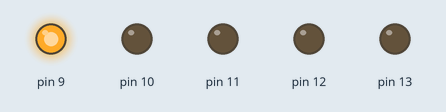
The sketch below on a simulated Arduino Uno, built with avr-gcc and run on an emulated ATmega328P. Shown: output pins drawn as LEDs (lit = HIGH).

Above: at 0.03 s.
At 0.71 s:
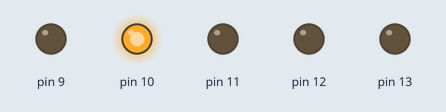
At 1.46 s:
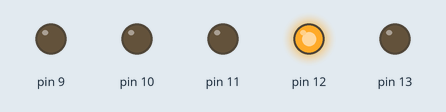
At 2.13 s:
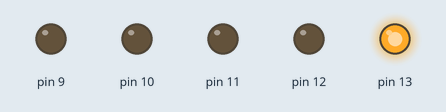
At 2.88 s:
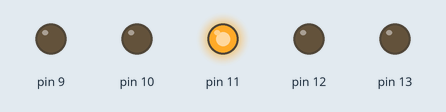
Timing chart, 0 to 3.2 s (numbered marks = the images above):
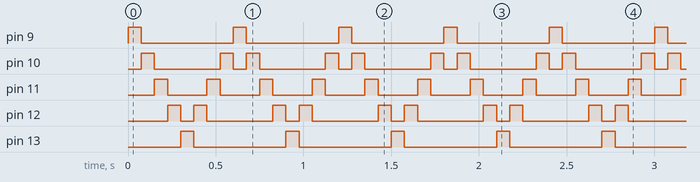

The sketch:

superMaquina_SETUP_com_la_o_for.ino
```cpp
/**
   Super máquina
   @author Denise F Saldanha Fogo
*/

void setup() {
  for(int i = 9; i <=13; i++){
  pinMode (i, OUTPUT);
}
}

void loop() {
  int efeito = 75;
  for (int i = 9; i <= 13; i++) {
    digitalWrite (i, HIGH);
    delay (efeito);
    digitalWrite (i, LOW);
  }
  for (int i = 12; i >= 10; i--) {
    digitalWrite (i, HIGH);
    delay (efeito);
    digitalWrite (i, LOW);
  }
}
```

Measured:
- by itself, pin 9, pin 13: alternates HIGH for 0.08 s and LOW for 0.53 s
- by itself, pin 10: repeats every 0.60 s: LOW 0.38 s, HIGH 0.08 s, LOW 0.08 s, HIGH 0.08 s
- by itself, pin 11: alternates HIGH for 0.08 s and LOW for 0.23 s
- by itself, pin 12: repeats every 0.60 s: LOW 0.08 s, HIGH 0.08 s, LOW 0.38 s, HIGH 0.08 s
